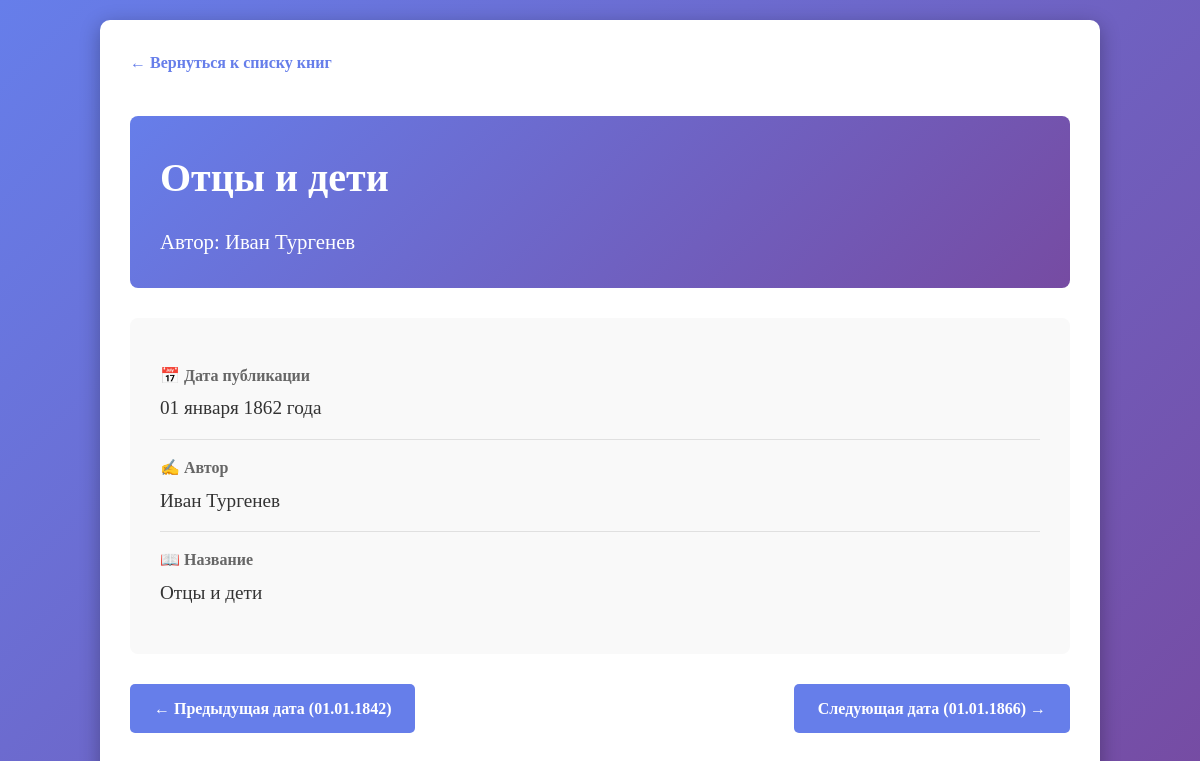
The app's page /books/1862-01-01/ with its own data.
### books/models.py (models this page shows, shortened)
class Book(models.Model):
    name = models.CharField(max_length=200, verbose_name='Название')
    author = models.CharField(max_length=200, verbose_name='Автор')
    pub_date = models.DateField(verbose_name='Дата публикации')
    class Meta:
        verbose_name = 'Книга'
        verbose_name_plural = 'Книги'
        ordering = ['pub_date']

### books/views.py (the view)
# urls.py: path('books/<str:pub_date>/', book_detail, name='book_detail'),
def book_detail(request, pub_date):
    book = get_object_or_404(Book, pub_date=pub_date)
    books_on_date = Book.objects.filter(pub_date=pub_date)
    previous_book = Book.objects.filter(pub_date__lt=pub_date).order_by('-pub_date').first()
    next_book = Book.objects.filter(pub_date__gt=pub_date).order_by('pub_date').first()
    context = {
        'book': book,
        'books_on_date': books_on_date,
        'previous_date': previous_book.pub_date if previous_book else None,
        'next_date': next_book.pub_date if next_book else None,
    }
    return render(request, 'books/book_detail.html', context)

### books/templates/books/book_detail.html (shortened to what this page needs)
{% extends 'books/base.html' %}
{% block content %}
<a href="{% url 'books:book_list' %}" class="back-link">← Вернуться к списку книг</a>
<div class="book-detail">
    <div class="book-header">
        <h2>{{ book.name }}</h2>
        <p style="font-size: 1.3em;">Автор: {{ book.author }}</p>
    </div>
    <div class="book-info">
        <div class="info-row">
            <div class="info-label">📅 Дата публикации</div>
            <div class="info-value">{{ book.pub_date|date:"d E Y года" }}</div>
        </div>
        <div class="info-row">
            <div class="info-label">✍️ Автор</div>
            <div class="info-value">{{ book.author }}</div>
        </div>
        <div class="info-row">
            <div class="info-label">📖 Название</div>
            <div class="info-value">{{ book.name }}</div>
        </div>
    </div>
    <div class="navigation">
        {% if previous_date %}
            <a href="{% url 'books:book_detail' previous_date %}" class="nav-btn">
                ← Предыдущая дата ({{ previous_date|date:"d.m.Y" }})
            </a>
        {% else %}
            <span class="nav-btn disabled">← Предыдущая дата</span>
        {% endif %}
        {% if next_date %}
            <a href="{% url 'books:book_detail' next_date %}" class="nav-btn">
                Следующая дата ({{ next_date|date:"d.m.Y" }}) →
            </a>
        {% else %}
            <span class="nav-btn disabled">Следующая дата →</span>
        {% endif %}
    </div>
</div>
{% endblock %}

### books/templates/books/base.html (style rules this page uses)
* { margin: 0; padding: 0; box-sizing: border-box; }
body { font-family: 'Georgia', serif; line-height: 1.6; padding: 20px; background: linear-gradient(135deg, #667eea 0%, #764ba2 100%); min-height: 100vh; }
.back-link { display: inline-block; margin-bottom: 20px; color: #667eea; text-decoration: none; font-weight: bold; }

### books/templates/books/book_detail.html (style rules this page uses)
.book-detail { padding: 20px 0; }
.book-header { margin-bottom: 30px; padding: 30px; background: linear-gradient(135deg, #667eea 0%, #764ba2 100%); color: white; border-radius: 8px; }
.book-header h2 { font-size: 2.5em; margin-bottom: 15px; }
.book-info { background: #f9f9f9; padding: 30px; border-radius: 8px; margin-bottom: 20px; }
.info-row { padding: 15px 0; border-bottom: 1px solid #e0e0e0; }
.info-row:last-child { border-bottom: none; }
.info-label { color: #666; font-weight: bold; margin-bottom: 5px; }
.info-value { color: #333; font-size: 1.2em; }
.navigation { display: flex; justify-content: space-between; margin-top: 30px; gap: 10px; }
.nav-btn { padding: 12px 24px; background: #667eea; color: white; text-decoration: none; border-radius: 5px; font-weight: bold; transition: all 0.3s; display: inline-block; }

### records on screen
Book: name "Отцы и дети", author "Иван Тургенев", pub_date "01 января 1862 года"
Book: pub_date "01.01.1842"
Book: pub_date "01.01.1866"
